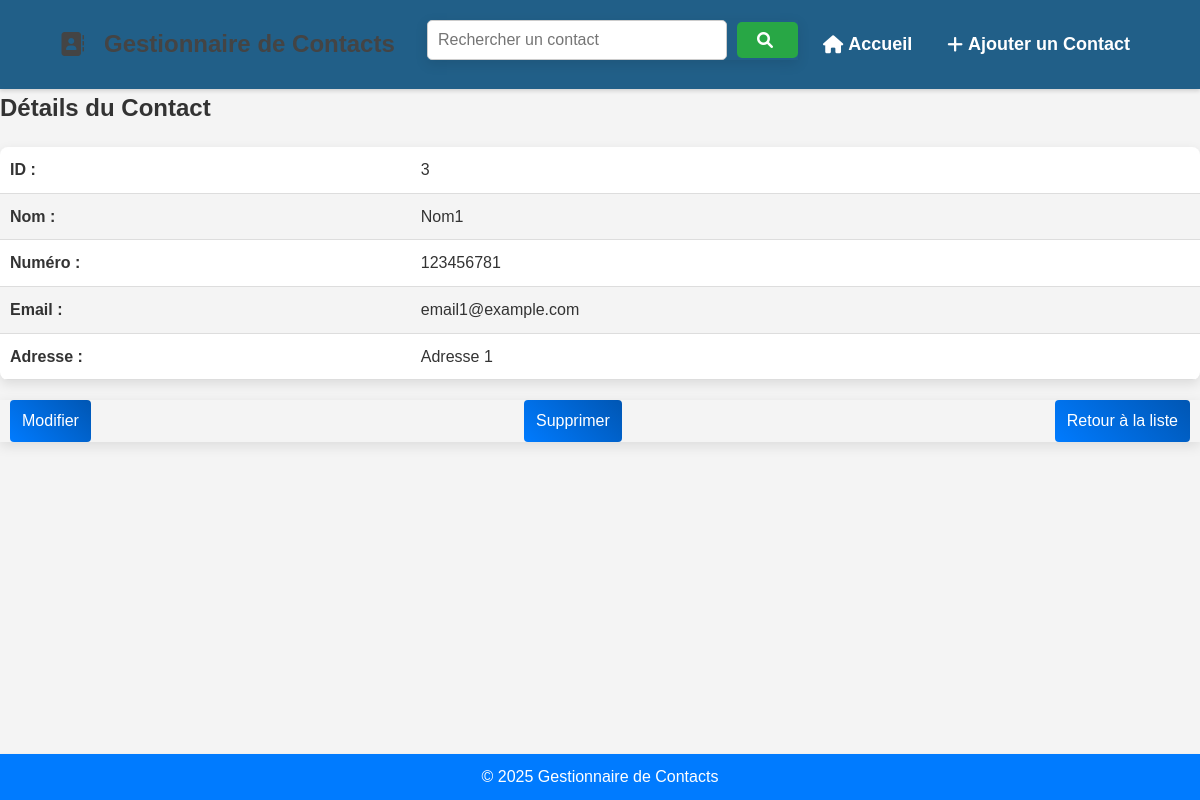
Screenshot of /view.php?id=3 with the database file from the repository.
### tables this page shows
CREATE TABLE IF NOT EXISTS `contacts` (
  `id` int NOT NULL AUTO_INCREMENT,
  `nom` varchar(100) NOT NULL,
  `numero` varchar(15) NOT NULL,
  `email` varchar(100) DEFAULT NULL,
  `adresse` text,
  PRIMARY KEY (`id`)
);

### view.php (the view, shortened to what this page needs)
<?php
require 'db.php';
require 'includes/header.php';
$id = $_GET['id'];
$stmt = $pdo->prepare("SELECT * FROM contacts WHERE id = ?");
$stmt->execute([$id]);
$contact = $stmt->fetch(PDO::FETCH_ASSOC);
?>
<section>
    <h2>Détails du Contact</h2>
    <table>
        <tr>
            <th>ID :</th>
            <td><?= htmlspecialchars($contact['id']); ?></td>
        </tr>
        <tr>
            <th>Nom :</th>
            <td><?= htmlspecialchars($contact['nom']); ?></td>
        </tr>
        <tr>
            <th>Numéro :</th>
            <td><?= htmlspecialchars($contact['numero']); ?></td>
        </tr>
        <tr>
            <th>Email :</th>
            <td><?= htmlspecialchars($contact['email']); ?></td>
        </tr>
        <tr>
            <th>Adresse :</th>
            <td><?= htmlspecialchars($contact['adresse']); ?></td>
        </tr>
    </table>
    <div class="actions">
        <a href="edit.php?id=<?= $contact['id']; ?>" class="btn -edit">Modifier</a>
        <a href="delete.php?id=<?= $contact['id']; ?>" class="btn -danger"
           onclick="return confirm('Voulez-vous vraiment supprimer ce contact ?');">
            Supprimer
        </a>
        <a href="index.php" class="btn">Retour à la liste</a>
    </div>
</section>
<?php require 'includes/footer.php'; ?>

### css/styles.css (style rules this page uses)
* { margin: 0; padding: 0; box-sizing: border-box; }
body { font-family: 'Arial', sans-serif; background: #f9f9f9; color: #333; line-height: 1.6; padding: 20px; }
a { text-decoration: none; color: #007BFF; transition: color 0.3s; }
button, .btn { display: inline-block; background: #007BFF; color: #fff; padding: 10px 15px; border: none; border-radius: 5px; cursor: pointer; font-size: 1rem; transition: background 0.3s, transform 0.2s; }
table { width: 100%; border-collapse: collapse; margin: 20px 0; box-shadow: 0 4px 8px rgba(0, 0, 0, 0.1); background: #fff; border-radius: 8px; overflow: hidden; }
tbody tr:nth-child(even) { background: #f4f4f4; }
tbody td { padding: 15px; text-align: left; border-bottom: 1px solid #ddd; }
.actions { text-align: center; margin-top: 20px; }
.actions a { margin: 0 10px; font-size: 1rem; transition: color 0.3s, transform 0.2s; }
table th, table td { padding: 10px; text-align: left; border-bottom: 1px solid #ddd; }
.actions { display: flex; justify-content: space-between; margin-top: 20px; }
.btn { padding: 8px 12px; border: none; border-radius: 4px; text-decoration: none; text-align: center; color: #fff; background-color: #007bff; }
.btn.-danger { background-color: #dc3545; }
.btn.-edit { background-color: #ffc107; }
body { font-family: 'Arial', sans-serif; margin: 0; padding: 0; background-color: #f8f9fa; color: #333; }
.btn { background: linear-gradient(45deg, #007bff, #0056b3); }
form, table, .actions { box-shadow: 0 4px 12px rgba(0, 0, 0, 0.1); }

### includes/header.php (style rules this page uses)
body { font-family: Arial, sans-serif; background-color: #f4f4f4; margin: 0; padding: 0; }

### rows the page displays
contacts: id "3", nom "Nom1", numero "123456781", email "email1@example.com", adresse "Adresse 1"
